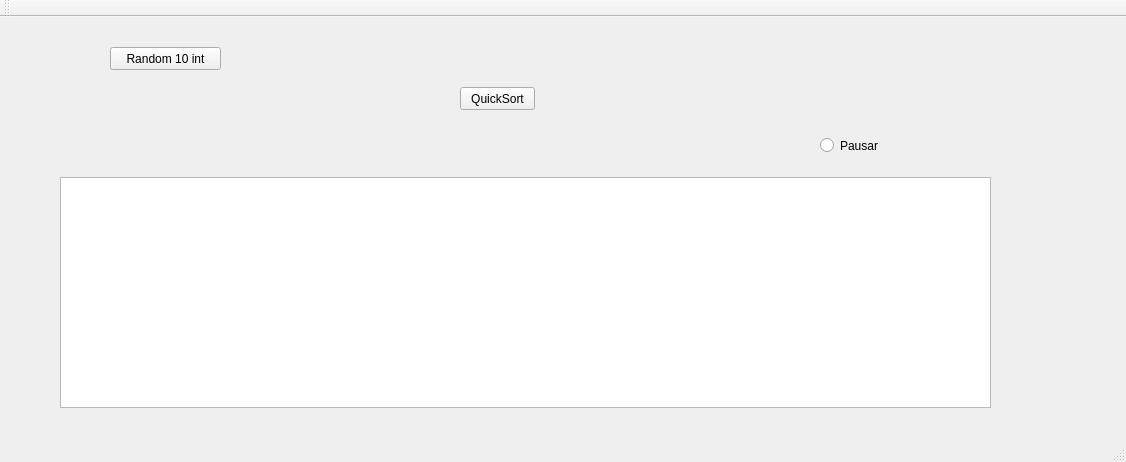
<?xml version="1.0" encoding="UTF-8"?>
<ui version="4.0">
 <class>MainWindow</class>
 <widget class="QMainWindow" name="MainWindow">
  <property name="geometry">
   <rect>
    <x>0</x>
    <y>0</y>
    <width>1126</width>
    <height>462</height>
   </rect>
  </property>
  <property name="windowTitle">
   <string>MainWindow</string>
  </property>
  <widget class="QWidget" name="centralWidget">
   <widget class="QGraphicsView" name="graphicsView">
    <property name="geometry">
     <rect>
      <x>60</x>
      <y>160</y>
      <width>931</width>
      <height>231</height>
     </rect>
    </property>
   </widget>
   <widget class="QRadioButton" name="radioButton">
    <property name="geometry">
     <rect>
      <x>820</x>
      <y>120</y>
      <width>82</width>
      <height>17</height>
     </rect>
    </property>
    <property name="text">
     <string>Pausar</string>
    </property>
   </widget>
   <widget class="QPushButton" name="btnRandonInt">
    <property name="geometry">
     <rect>
      <x>110</x>
      <y>30</y>
      <width>111</width>
      <height>23</height>
     </rect>
    </property>
    <property name="text">
     <string>Random 10 int</string>
    </property>
   </widget>
   <widget class="QPushButton" name="btnQuick">
    <property name="geometry">
     <rect>
      <x>460</x>
      <y>70</y>
      <width>75</width>
      <height>23</height>
     </rect>
    </property>
    <property name="text">
     <string>QuickSort</string>
    </property>
   </widget>
  </widget>
  <widget class="QMenuBar" name="menuBar">
   <property name="geometry">
    <rect>
     <x>0</x>
     <y>0</y>
     <width>1126</width>
     <height>21</height>
    </rect>
   </property>
  </widget>
  <widget class="QToolBar" name="mainToolBar">
   <attribute name="toolBarArea">
    <enum>TopToolBarArea</enum>
   </attribute>
   <attribute name="toolBarBreak">
    <bool>false</bool>
   </attribute>
  </widget>
  <widget class="QStatusBar" name="statusBar"/>
 </widget>
 <layoutdefault spacing="6" margin="11"/>
 <resources/>
 <connections/>
</ui>
